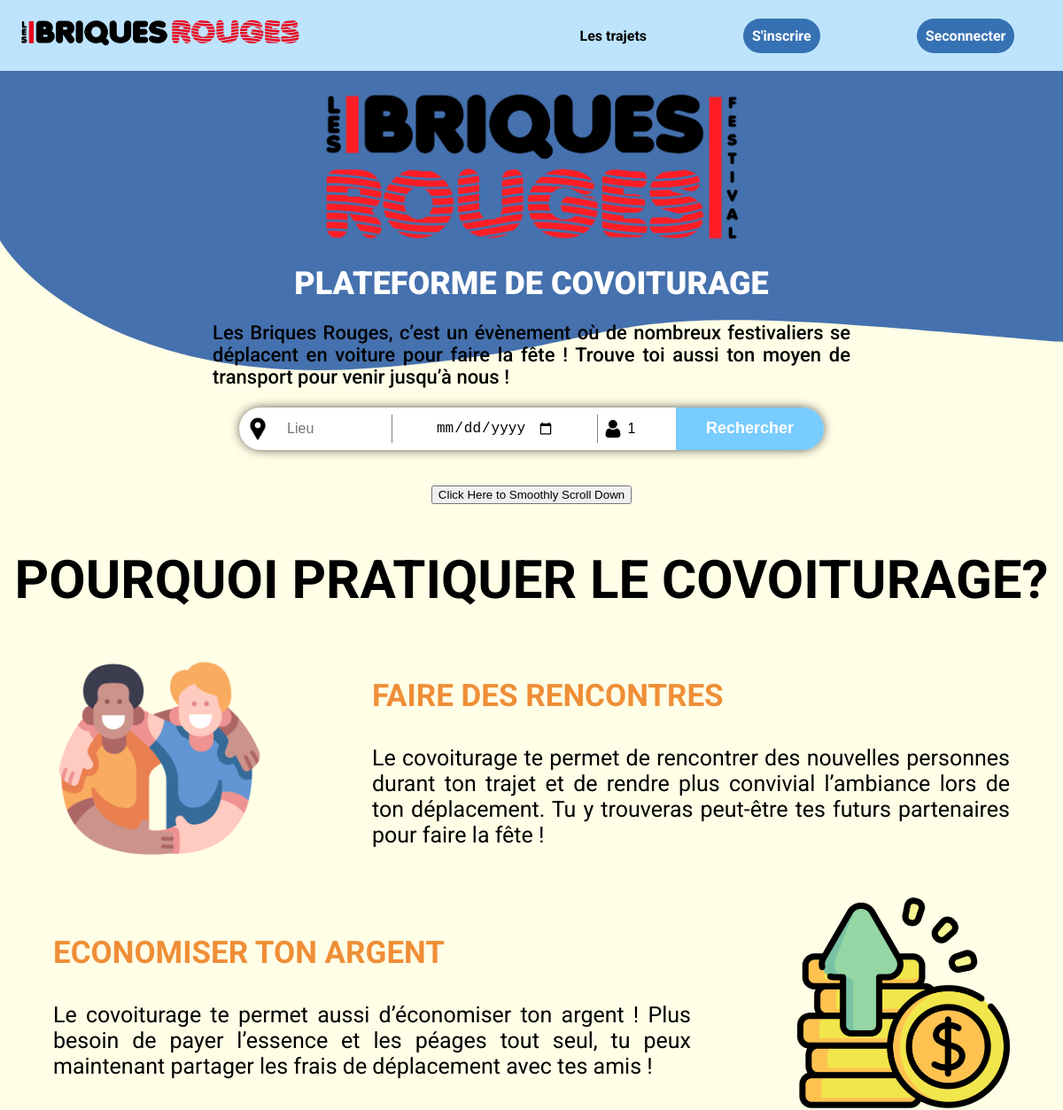
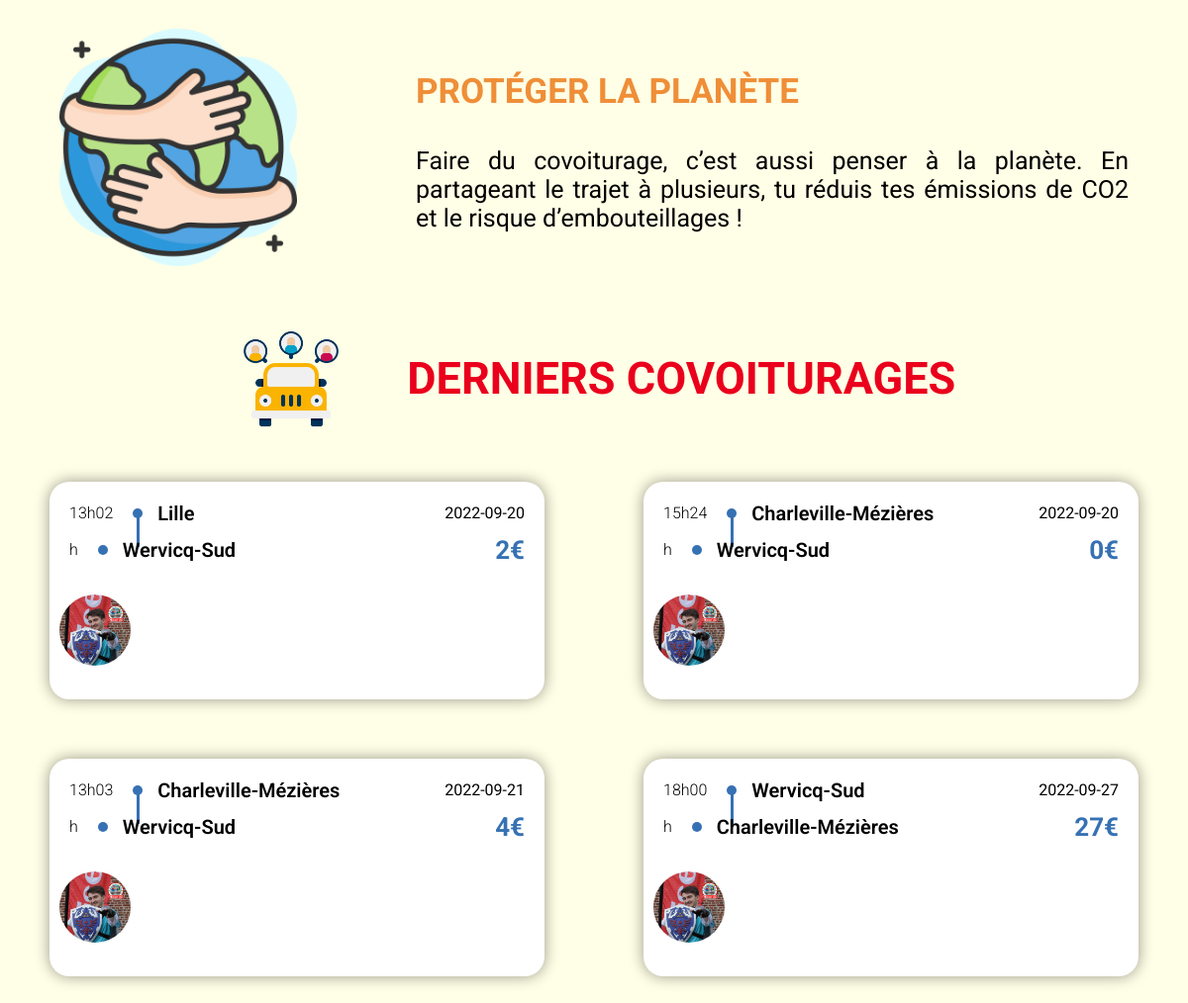
The page /html/home.php on the database its author committed (2 pictures, top to bottom).
### tables this page shows
CREATE TABLE `trajet` (
  `IdTrajet` int(10) NOT NULL,
  `TypeTrajet` varchar(50) NOT NULL,
  `isDemande` tinyint(1) DEFAULT NULL,
  `Description` varchar(255) NOT NULL DEFAULT '',
  `LieuDepart` varchar(50) NOT NULL DEFAULT 'Wervicq-Sud',
  `AdresseDepart` varchar(150) NOT NULL DEFAULT '21 Rue de Linselles',
  `LieuArrivee` varchar(50) NOT NULL DEFAULT 'Wervicq-Sud',
  `AdresseArrivee` varchar(150) NOT NULL DEFAULT '21 Rue de Linselles',
  `DateDepart` date NOT NULL,
  `DateArrivee` date DEFAULT NULL,
  `HeureDepart` time(4) DEFAULT NULL,
  `HeureArrivee` time(4) DEFAULT NULL,
  `DateAjout` date NOT NULL,
  `NbPassagers` int(10) NOT NULL,
  `NbReservations` int(10) NOT NULL DEFAULT '0',
  `Prix` int(10) NOT NULL DEFAULT '0',
  `DisplayTel` tinyint(1) DEFAULT NULL,
  `AnneeEdition` int(10) NOT NULL,
  `IdCompte` int(10) NOT NULL
);

### html/home.php (the view, shortened to what this page needs)
<!DOCTYPE html>
<html>
<head>
	<link rel="stylesheet" type="text/css" href="../css/home.css">
</head>
<body>
	<?php
		include 'NavBar.php';
		include 'Connexion.php';
	?>
	<div class="title">
		<img class="wave" src="../images/LBR Ressources/logo.png">
		<span class="">PLATEFORME DE COVOITURAGE</span>
		<p>Les Briques Rouges, c’est un évènement où de nombreux festivaliers se déplacent en voiture pour faire la fête ! Trouve toi aussi ton moyen de transport pour venir jusqu’à nous !</p>
		<form method="post" action="result.php">
			<div class="form-item">
				<img class="icon" src="../images/icon/free-location-pointer-icon-2961-thumb 1.png">
				<input placeholder="Lieu" type="text" name="lieu">
			</div>
			<div class="form-item">
				<input id="inputDate" type="date" placeholder="" value="" name="">
			</div>
			<div class="form-item">
				<img class="icon" src="../images/icon/1077114 1.png">
				<input value="1" min="0" step="1" max="7" type="number" name="">
			</div>
			<input type="submit" value="Rechercher" name="">
		</form>
		<div class="scrolldown">
			<button onclick="myFunction()">Click Here to Smoothly Scroll Down</button>
		</div>
	</div>
	<h1>POURQUOI PRATIQUER LE COVOITURAGE?</h1>
	<div class="container">
		<img src="../images/handshake.png">
		<div class="text">
			<h3>FAIRE DES RENCONTRES</h3>
			<p>Le covoiturage te permet de rencontrer des nouvelles personnes durant ton trajet et de rendre plus convivial l’ambiance lors de ton déplacement. Tu y trouveras  peut-être tes futurs partenaires pour faire la fête ! </p>
		</div>
	</div>
	<div class="container2">
		<div class="text">
			<h3>ECONOMISER TON ARGENT</h3>
			<p>Le covoiturage te permet aussi d’économiser ton argent ! Plus besoin de payer l’essence et les péages tout seul, tu peux maintenant partager les frais de déplacement avec tes amis !  </p>
		</div>
		<img src="../images/money.png"align="right">
	</div>
	<div class="container3">
		<img src="../images/earth.png">
		<div class="text">
			<h3>PROTÉGER LA PLANÈTE</h3>
			<p>Faire du covoiturage, c’est aussi penser à la planète. En partageant le trajet à plusieurs, tu réduis tes émissions de CO2 et le risque d’embouteillages !</p>
		</div>
	</div>
	<div class="list" id="list">
		<div class="header">
			<img src="../images/car.png">
			<h1>DERNIERS COVOITURAGES</h1>
		</div>
		<div id="down" class="wrapper">
			<?php
			$requete = "SELECT * FROM trajet ORDER BY RAND()";
			$result = mysqli_query($conn,$requete);
			$count = 0;
			while ($row = mysqli_fetch_assoc($result)) {
				$count++;
				$hourString1 = substr($row['HeureDepart'],0,2);
				$hourString2 = substr($row['HeureDepart'],3,2);
				$hourStringDeparture = $hourString1."h".$hourString2;
				$hourString3 = substr($row['HeureArrivee'],0,2);
				$hourString4 = substr($row['HeureArrivee'],3,2);
				$hourStringArrival = $hourString3."h".$hourString4;
				if($count < 5){
					?>
					<div class="item">
						<div class="data-group">
							<span class="horaire">
								<?php echo $hourStringDeparture; ?>
							</span>
							<span class="place">
								<?php echo utf8_encode($row['LieuDepart']); ?>
							</span>
							<span class="date">
								<?php echo utf8_encode($row['DateDepart']); ?>
							</span>
						</div>
						<div class="data-group">
							<span class="horaire">
								<?php echo $hourStringArrival; ?>
							</span>
							<span class="place">
								<?php echo utf8_encode($row['LieuArrivee']); ?>
							</span>
							<span class="price">
								<?php echo $row['Prix']; ?>€
							</span>
						</div>
						<div class="account-info">
							<img class="profile-picture" src="../images/adrien.jpg">
						</div>
					</div>
					<?php
				}}
				?>
			</div>
		</div>
	</body>
	</html>

### html/NavBar.php
<link href ="../css/nav.css" rel="stylesheet" >
<nav>
      <div class="logo">
        <a href="home.php"><img src="../images/LBR Ressources/logoLONGUEURClassic.png"></a>
      </div>
    <ul class="menu">
      <li class="menu-item"><a href="">Les trajets</a></li>
      <li class="menu-item connect "><a href="register.php">S'inscrire</a></li>
      <li class="menu-item connect"><a href="login.php">Seconnecter</a></li>
    </ul>
</nav>

### css/home.css (style rules this page uses)
body { margin: 0; font-family: 'Roboto'; scroll-behavior: smooth; background-color: var(--white); }
.title { display: flex; flex-direction: column; align-items: center; }
.title .wave { width: 40%; margin: 20px; animation: wave 5s infinite ease-in-out; }
.title span { font-weight: 900; font-size: 36px; color: white; }
.title p { font-size: 22px; width: 60%; font-weight: 500; text-align: justify; }
form { display: grid; grid-template-columns: 3fr 10px 4fr 10px 1.5fr 3fr; width: 55%; min-width: 600px; border-radius: 500px; background-color: white; -webkit-box-shadow: 0px 0px 14px 0px #000000; box-shadow: 0px 0px 14px -3px #000000; }
form .form-item { display: flex; justify-content: space-around; align-items: center; width: 100%; padding: 10px 0px; }
form .icon { width: 20px; }
form .form-item input { border: none; font-size: 16px; width: 60%; }
input[type=submit] { border: none; box-sizing: content-box; background-color: #79ccff; border-radius: 0 100px 100px 0; font-size: 18px; color: white; font-weight: 700; }
.scrolldown { margin-top: 30px; border-radius: 500px; color: white; padding: 10px; display: flex; flex-direction: column; align-items: center; }
h1 { display: flex; flex-direction: column; align-items: center; font-size: 60px; }
.container, .container2, .container3 { display: flex; align-items: center; justify-content: space-around; width: 100%; margin : 30px auto; }
.container img { width: 20%; float: right; }
.container .text { width: 60%; text-align : justify; font-size: 25px; }
.container h3 { font-size: 35px; color: #EF8E37; font-family: 'Roboto'; }
.container2 img { width: 20%; }
.container2 .text { width: 60%; text-align : justify; font-size: 25px; font-family: 'Roboto'; }
.container2 h3 { font-size: 35px; color: #EF8E37; font-family: 'Roboto'; }
.container3 img { width: 20%; }
.container3 .text { width: 60%; text-align : justify; font-size: 25px; font-family: 'Roboto'; }
.container3 h3 { font-size: 35px; color: #EF8E37; font-family: 'Roboto'; }
.list { display: flex; flex-direction: column; align-items: center; width: 100%; }
.list .header { display: flex; justify-content: space-around; align-items: center; margin: 20px 0px; }
.list img { width: 15%; }
.list h1 { font-size: 45px; color: #EA001C; font-weight: bold; }
.wrapper { display: flex; flex-wrap: wrap; align-items: center; justify-items: space-evenly; width: 100%; }
.item { width: 40%; height: 200px; border-radius: 20px; background: white; margin: 20px auto 40px auto; padding: 10px; -webkit-box-shadow: 0px 0px 15px 0px rgba(0,0,0,0.4); box-shadow: 0px 0px 15px 0px rgba(0,0,0,0.4); transition: -webkit-box-shadow 1s; }
.data-group { width: 100%; display: flex; align-items: center; margin-left: 10px; margin-top: 10px; position: relative; top: -30px; }
.item::before { content: ''; display: block; background-color: var(--navy); width: 3px; height: 30px; position: relative; top: 26px; left: 77.5px; }
.horaire { font-weight: 300; margin-right: 30px; }
.place { font-weight: 600; font-size: 20px; width: 50vw; }
.place::before { content: ''; background-color: var(--navy); width: 10px; height: 10px; position: relative; display: inline-block; border-radius: 50%; top: -2px; left: -10px; }
.date { text-align: right; margin-right: 20px; width: 200px; }
.price { color: var(--navy); font-size: 26px; font-weight: 700; text-align: right; width: 100%; margin-right: 20px; }
.account-info { width: 100%; }
.account-info img { width: 15%; border-radius: 50%; }

### css/nav.css (style rules this page uses)
:root { --black: #161920; --navy : #3671B3; --blue : #BDE4FC; --white : #FFFEE6; --orange : #FF890A; --red : #EA001C; --darkred : #AF001E; }
body { margin: 0; padding: 0; font-family: 'Roboto'; }
nav { display: flex; align-items: center; justify-content: space-between; background-color: var(--blue); width: 100%; height: 10vh; }
nav .logo { padding-left: 10px; }
nav .logo img { height: 10vh; }
.menu { display: flex; justify-content: space-around; list-style: none; width: 50%; }
.menu-item a { text-decoration: none; color: black; font-weight: 700; font-size: 16px; }
.connect a { border-radius: 500px; background-color: var(--navy); color: white; padding: 10px; }

### rows shown on the page
trajet: HeureDepart "13h02", LieuDepart "Lille", DateDepart "2022-09-20", HeureArrivee "h", LieuArrivee "Wervicq-Sud", Prix "2"
trajet: HeureDepart "15h24", LieuDepart "Charleville-Mézières", DateDepart "2022-09-20", HeureArrivee "h", LieuArrivee "Wervicq-Sud", Prix "0"
trajet: HeureDepart "13h03", LieuDepart "Charleville-Mézières", DateDepart "2022-09-21", HeureArrivee "h", LieuArrivee "Wervicq-Sud", Prix "4"
trajet: HeureDepart "18h00", LieuDepart "Wervicq-Sud", DateDepart "2022-09-27", HeureArrivee "h", LieuArrivee "Charleville-Mézières", Prix "27"
